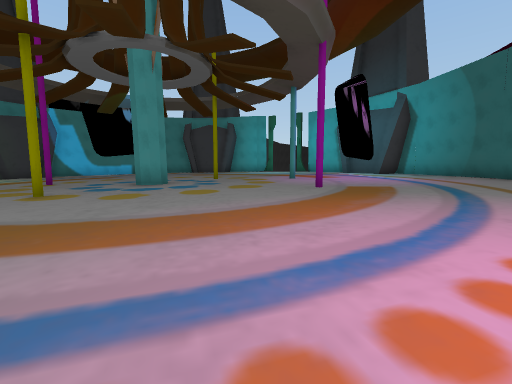
view 1 (above)

16 first-person views from a walk through a Unity game level. The camera is 1.2 m above the floor, tilts 6° down and sees 90° across. The floor is counted in squares, 2 m on a side. Each view is taken from the middle of a square. On the plan, view 1 faces up. The plan holds only what a view shows up to about 9 squares ahead; the rest is blank. The place goes on beyond the plan. The player is left out. Some animated figures are not drawn.

view 2
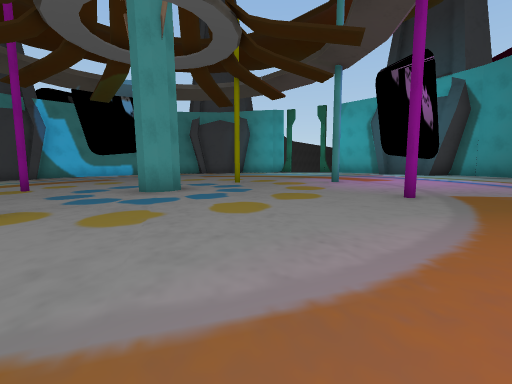

view 3
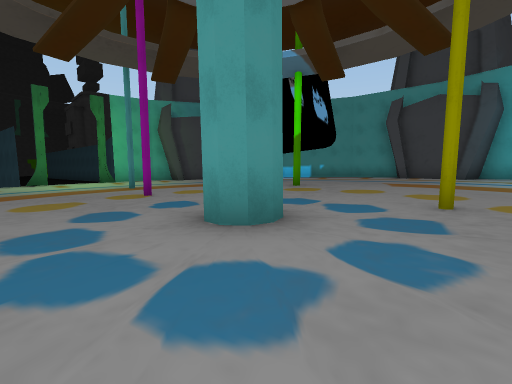

view 4
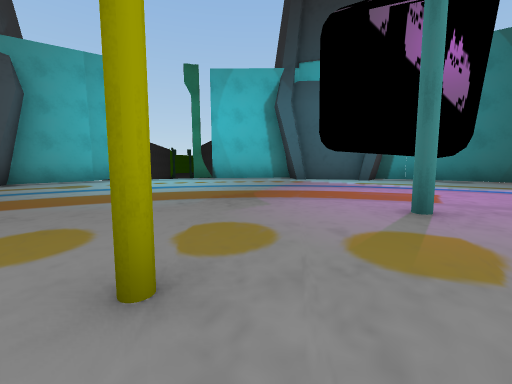

view 5
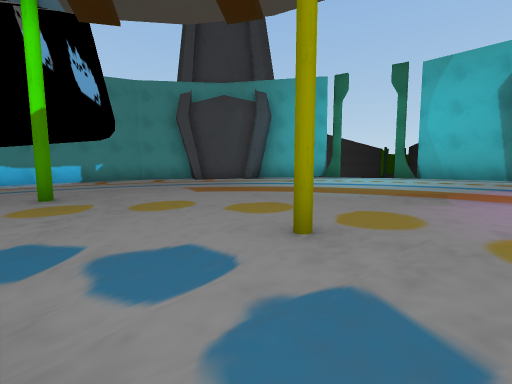

view 6
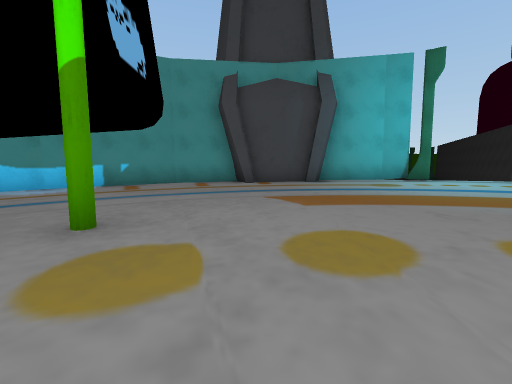

view 7
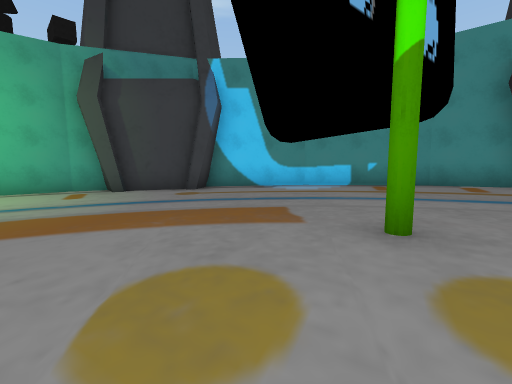

view 8
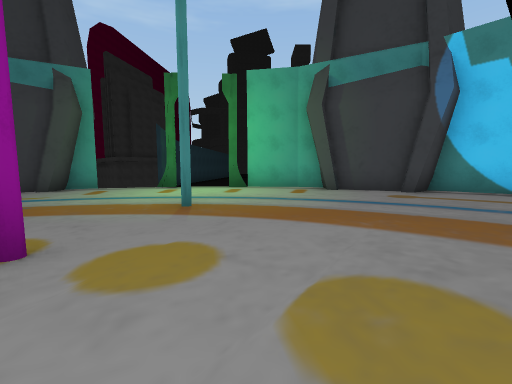

view 9
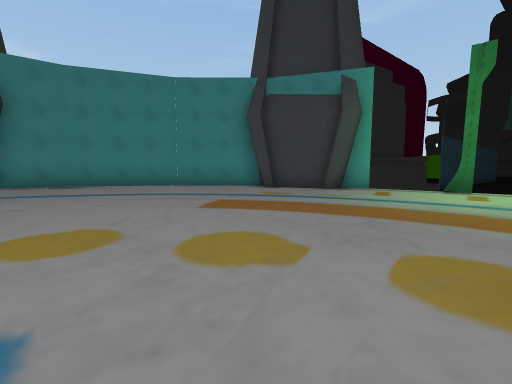

view 10
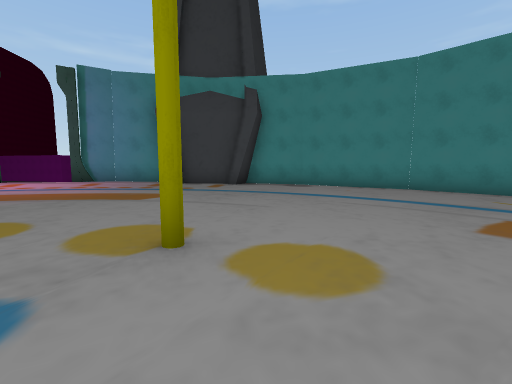

view 11
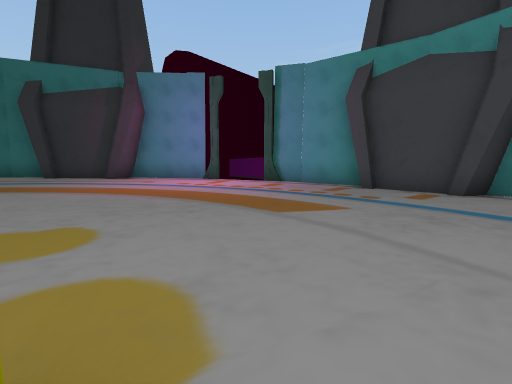

view 12
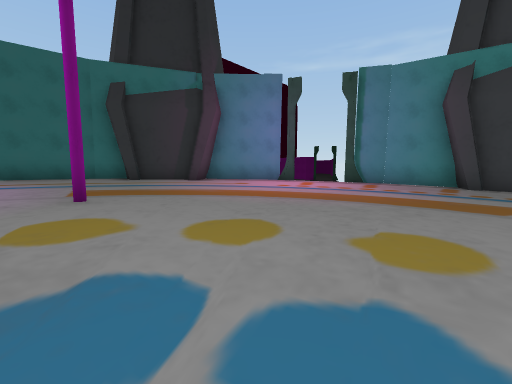

view 13
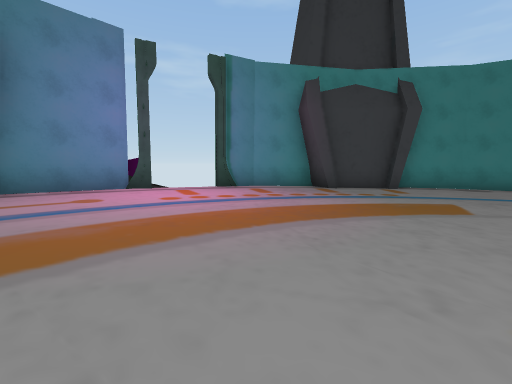

view 14
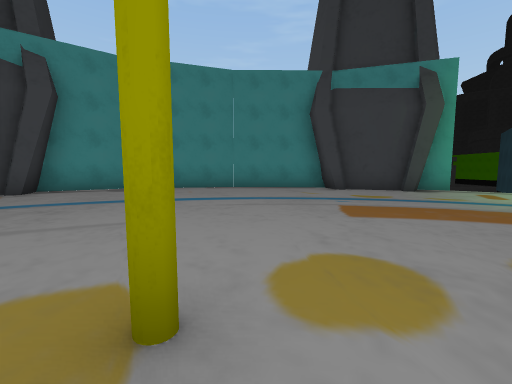

view 15
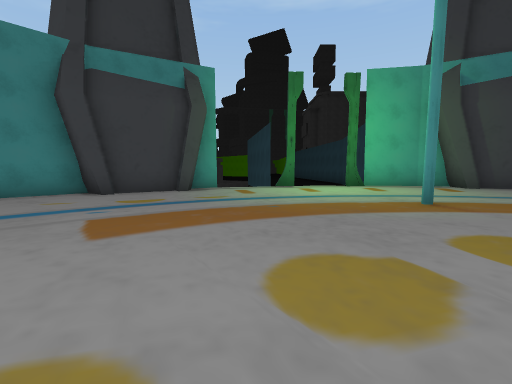

view 16
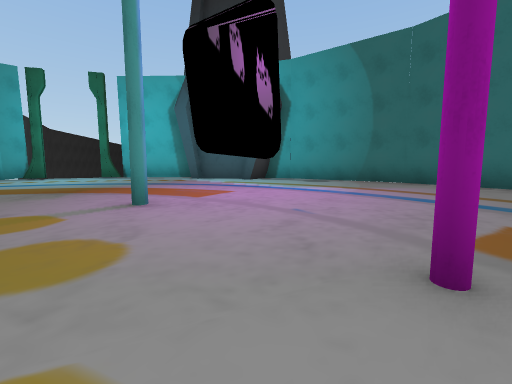

### Floor plan
Key: @ floor where view 1 was taken; # wall or solid block; . main floor; : floor 0.25 m higher than the main floor; - floor 0.25 m lower than the main floor; O other object.
Columns run from 14 left of view 1 to 8 right of it. Each row starts with its distance up from view 1.
 19        #### ###
 18      ###..###::O
 17    ###....:::::: ##
 16   ##.......:::::::##
 15   #........::::::::#
 14   #-........:::::::##
 13  ##-........::::::::#
 12 ##---...#....:::::#:##
 11 #----........:::::#::##
 10 #-----......#.:#::#:::#
  9 #----#........::::::::#
  8 #------#...#...:::::::#
  7 #------........:::::::#
  6  -------........#:::::#
  5  -------..#.....:::::##
  4 ##-------........:::##
  3  ##------........:::#
  2   #-------........:##
  1   #-------........:#
  0    #------....@...##
 -1     ##-----..... O
 -2      ###--###..O
 -3        #### ###

Positions as (right, up) in squares from view 1, and headings:
1: (0, 0), facing up
2: (-1, 2), facing up
3: (-1, 6), facing up-left
4: (-2, 9), facing up-right
5: (-2, 8), facing up
6: (-4, 10), facing up
7: (-5, 10), facing up-left
8: (-5, 10), facing left
9: (-5, 8), facing down-left
10: (-5, 7), facing down
11: (-5, 5), facing down-right
12: (-3, 7), facing down-right
13: (0, 6), facing down
14: (-4, 6), facing down-left
15: (-5, 6), facing left
16: (0, 6), facing up-right
